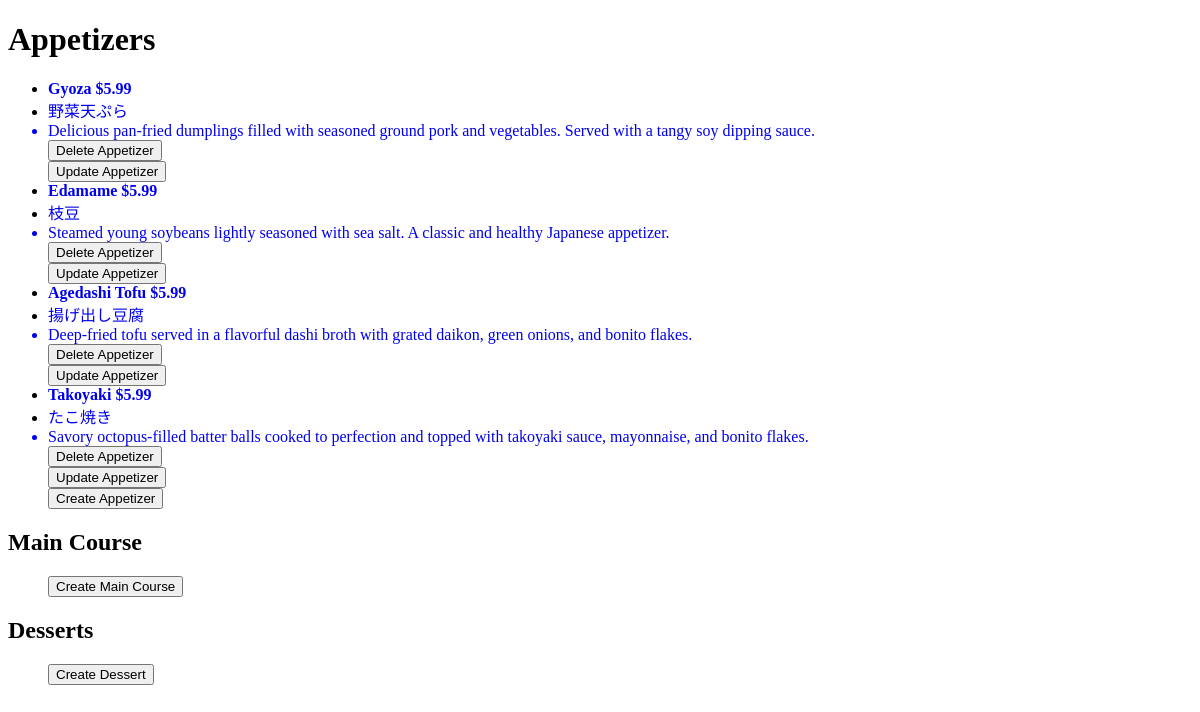
The app's page /backoffice/appetizer_list/, older data.
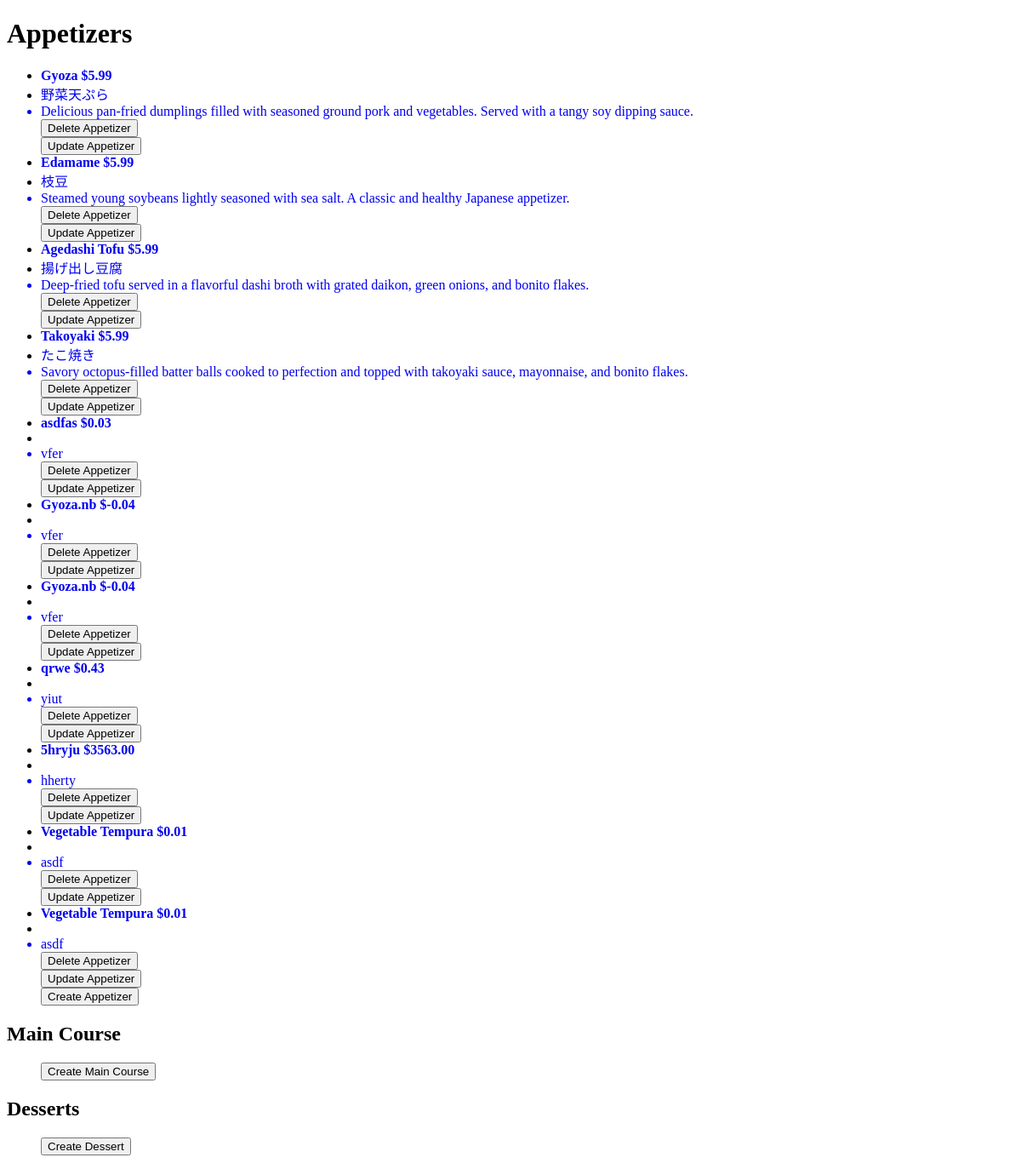
The same page, newer data.
### menu_app/models.py (models this page shows, shortened)
class Appetizer(models.Model):
    type = models.CharField(max_length=100)
    name = models.CharField(max_length=100)
    japanese_name = models.CharField(max_length=100)
    price = models.DecimalField(max_digits=10, decimal_places=2)
    description = models.CharField(max_length=100)

### menu_app/views.py (the view)
# urls.py: path('appetizer_list/', appetizer_record),
def appetizer_record(request):
  appetizer_list = Appetizer.objects.all()
  return render(request, 'office.html', {'appetizer_list': appetizer_list})

### menu_app/templates/office.html (shortened to what this page needs)
<!DOCTYPE html>
<html lang="en">
  <head>
  </head>
  <body>
    <h1>Appetizers</h1>
    <ul>
      {% for appetizer in appetizer_list %}
      <li>
        <a
          style="text-decoration: none"
          href="{% url 'appetizer_item' appetizer.id %}"
        >
          <b>{{ appetizer.name }} ${{ appetizer.price }}</b>
          <li>{{ appetizer.japanese_name }}</li>
          <li>{{ appetizer.description }}</li>
        </a>
        <form
          action="{% url 'menu_app:delete_appetizer' appetizer.id %}"
          method="POST"
        >
          <button type="submit">Delete Appetizer</button>
        </form>
        <form
          action="{% url 'menu_app:update_appetizer' appetizer.id %}"
          method="POST"
        >
          <button type="submit">Update Appetizer</button>
        </form>
      </li>
      {% endfor %}
      <form action="{% url 'menu_app:create_appetizer'  %}" method="POST">
        <button type="submit">Create Appetizer</button>
      </form>
    </ul>
    <h2>Main Course</h2>
    <ul>
      <form action="{% url 'menu_app:create_main_course'  %}" method="POST">
        <button type="submit">Create Main Course</button>
      </form>
    </ul>
    <h2>Desserts</h2>
    <ul>
      <form action="{% url 'menu_app:create_dessert'  %}" method="POST">
        <button type="submit">Create Dessert</button>
      </form>
    </ul>
  </body>
</html>

Row changes from the older to the newer data that the page shows:
added Appetizer: name "asdfas", price "0.03", description "vfer"
added Appetizer: name "Gyoza.nb", price "-0.04", description "vfer"
added Appetizer: name "Gyoza.nb", price "-0.04", description "vfer"
added Appetizer: name "qrwe", price "0.43", description "yiut"
added Appetizer: name "5hryju", price "3563.00", description "hherty"
added Appetizer: name "Vegetable Tempura", price "0.01", description "asdf"
added Appetizer: name "Vegetable Tempura", price "0.01", description "asdf"
